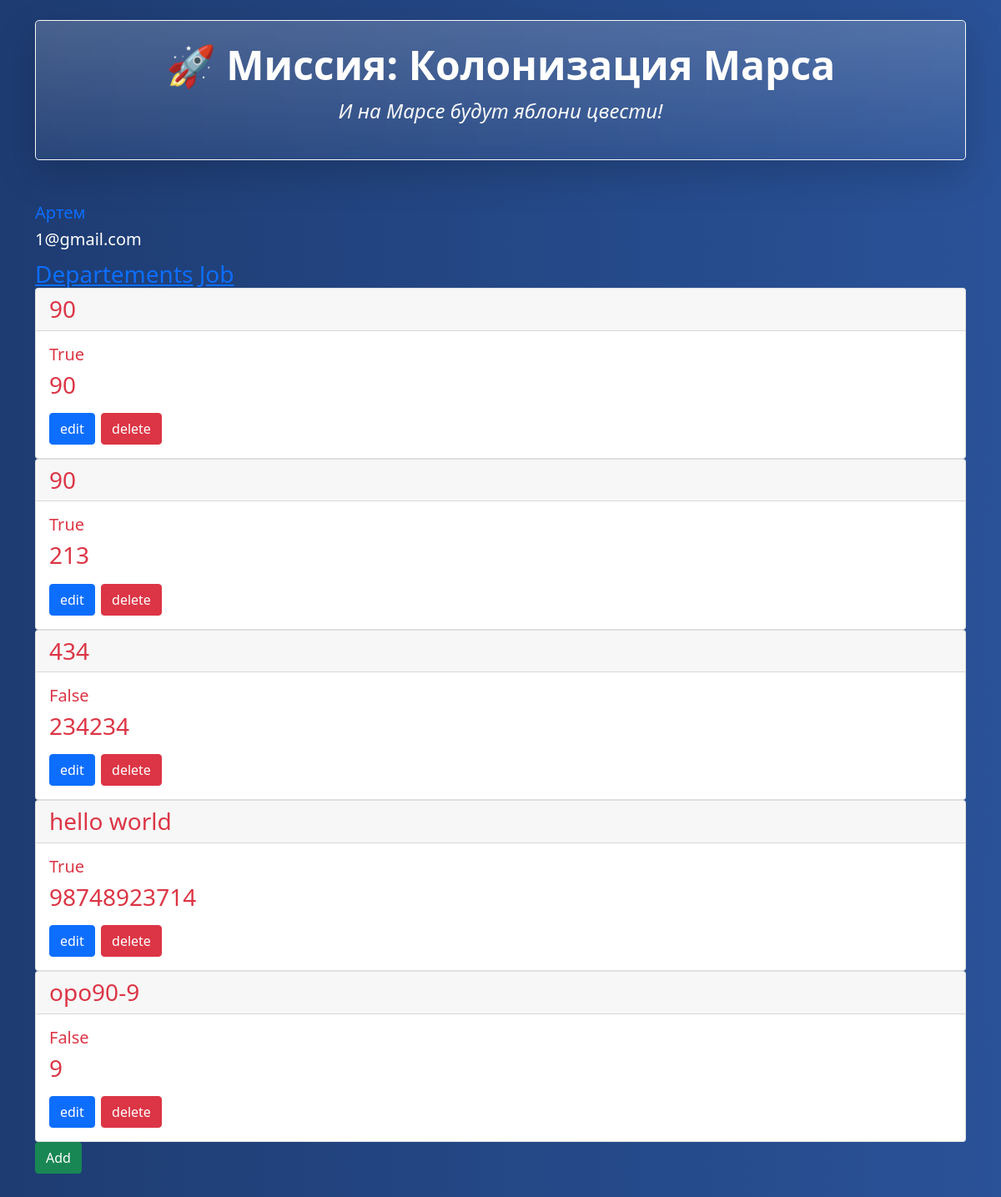
The app's page / (signed in), older data.
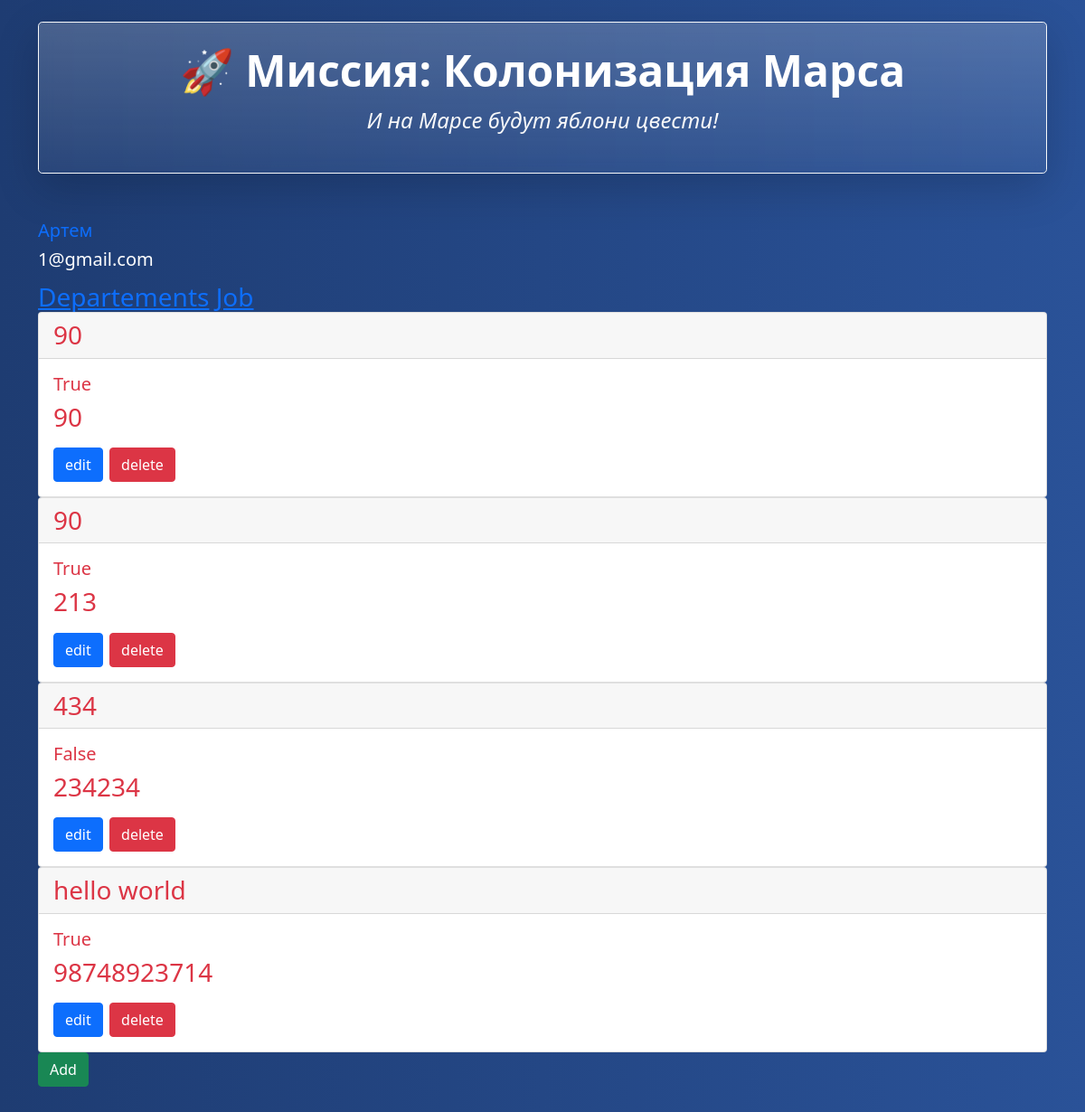
The same page, newer data.
### data/marsone.py (models this page shows, shortened)
class Jobs(SqlAlchemyBase):
    __tablename__ = 'jobs'
    id = sqlalchemy.Column(sa.Integer, primary_key=True, autoincrement=True)
    team_leader = sa.Column(
        sqlalchemy.Integer,
        sqlalchemy.ForeignKey('users.id'),
        nullable=False)
    job = sqlalchemy.Column(sqlalchemy.String(200))
    work_size = sqlalchemy.Column(sqlalchemy.Integer)
    collaborators = sqlalchemy.Column(sqlalchemy.JSON)
    start_date = sqlalchemy.Column(
        sqlalchemy.DateTime,
        default=datetime.datetime.now
    )
    end_date = sqlalchemy.Column(sqlalchemy.DateTime)
    is_finished = sqlalchemy.Column(
        sqlalchemy.Boolean,
        default=False
    )
    user = orm.relationship("User", back_populates="jobs")

### app.py (the view)
@app.route('/')
def home():
    ses = create_session()
    if current_user.is_authenticated:
        jobs = ses.query(Jobs).all()
        return render_template('home.html', jobs=jobs, current_user=current_user)
    else:
        return redirect('/login')

### app.py (called while the page is built)
@login_manager.user_loader
def load_user(user_id):
    session = create_session()
    return session.query(User).get(user_id)

### data/db_session.py (called while the page is built)
def create_session() -> Session:
    global __factory
    return __factory()

### templates/home.html
{% extends 'base.html' %}
{% block content %}
<div>
    {% if current_user.is_authenticated %}
    <a class="navbar-brand" href="/logout">{{ current_user.name }}</a>
    <h3 class='navbar-brand'>{{ current_user.email }}<h3>
    {% else %}
      <p>
          <a class="btn btn-primary " href="/register">Зарегистрироваться</a>
          <a class="btn btn-success" href="/login">Войти</a>
      </p>
{% endif %}
  <div>
    <a href='/departments', class'btn btn-success'>Departements</a>
    <a href='' clas='btn btn-success'>Job</a>
    </div>
  {% for elem in jobs %}
      <div class="card text-danger">
      <div class="card-header">
         {{ elem.job }}
      </div>
      <div class="card-body">
        <h5 class="card-title">{{ elem.is_finished }}</h5>
        <p class="card-text">{{ elem.work_size }}</p>
        <a href="ed/{{ elem.id }}" class="btn btn-primary">edit</a>
        <a href="del/{{ elem.id }}" class="btn btn-danger">delete</a>
      </div>
    </div>
  {% endfor %}
  <a href='/addjob', class='btn btn-success'>Add</a>
</div>
{% endblock %}

Row changes from the older to the newer data that the page shows:
removed Jobs: job "opo90-9", is_finished "False", work_size "9"
